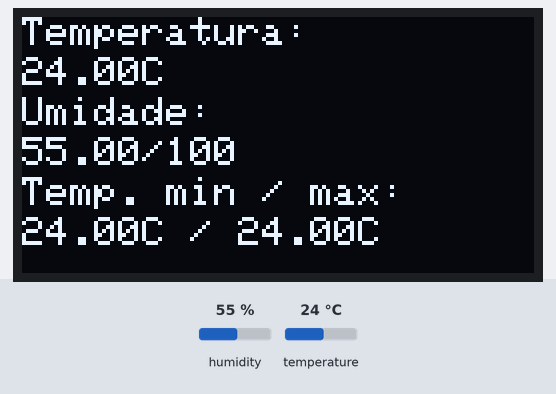
Simulated run of this sketch. Board: ESP32. Parts: 128×64 one-colour display. The inputs (shaded band) are chosen by the test bench; at power-on: humidity 55 %, temperature 24 °C. What the sketch prints to the serial monitor is not drawn.

Above: at 5.8 s.
5.9 s: humidity set to 22 %
At 10.8 s:
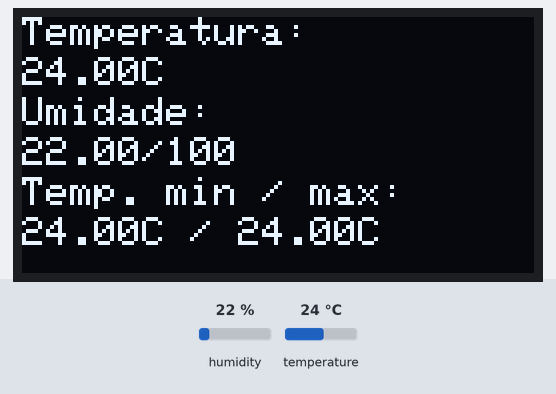
11.9 s: temperature set to 12 °C
At 15.5 s:
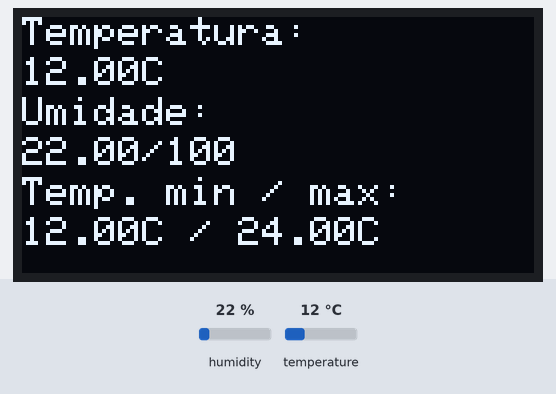
17.9 s: humidity set to 40 %
At 21.3 s:
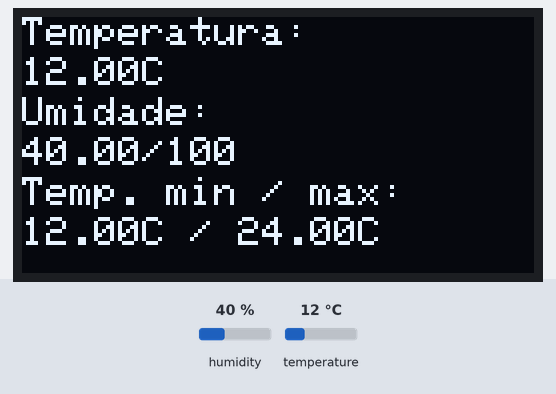
23.9 s: temperature set to 19 °C
Timing chart, 0 to 26.9 s (numbered marks = the images above; inputs shaded):
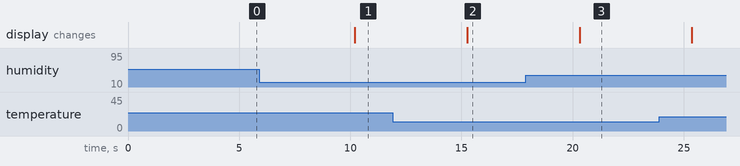

The sketch:

leitura_temp_umid_local.ino
```cpp
/*
* Projeto: medição local de temperatura e umidade
* Autor: Pedro Bertoleti
*/
#include <DHT.h>
#include <Wire.h>
#include <Adafruit_GFX.h>
#include <Adafruit_SSD1306.h>

/*
 * Defines do projeto
 */
/* GPIO do módulo WiFi LoRa 32(V2) que o pino de comunicação do sensor está ligado. */
#define DHTPIN    13 /* (GPIO 13) */

/* Endereço I2C do display */
#define OLED_ADDR 0x3c

/* distancia, em pixels, de cada linha em relacao ao topo do display */
#define OLED_LINE1 0
#define OLED_LINE2 10
#define OLED_LINE3 20
#define OLED_LINE4 30
#define OLED_LINE5 40
#define OLED_LINE6 50

/* Configuração da resolucao do display (este modulo possui display 128x64) */
#define SCREEN_WIDTH 128
#define SCREEN_HEIGHT 64

/*
A biblioteca serve para os sensores DHT11, DHT22 e DHT21.
No nosso caso, usaremos o DHT22, porém se você desejar utilizar
algum dos outros disponíveis, basta descomentar a linha correspondente.
*/
//#define DHTTYPE DHT11   // DHT 11
#define DHTTYPE DHT22   // DHT 22  (AM2302), AM2321
//#define DHTTYPE DHT21   // DHT 21 (AM2301)

/*
 * Variáveis e objetos globais
 */
/* objeto para comunicação com sensor DHT22 */
DHT dht(DHTPIN, DHTTYPE);

/* objeto do display */
Adafruit_SSD1306 display(SCREEN_WIDTH, SCREEN_HEIGHT, &Wire, 16);

/* variáveis que armazenam os valores máximo e mínimo de temperatura registrados. */
float temperatura_max;
float temperatura_min;

/* prototypes */
void atualiza_temperatura_max_e_minima(float temp_lida);
void envia_medicoes_para_serial(float temp_lida, float umid_lida);
void escreve_temperatura_umidade_display(float temp_lida, float umid_lida);

/*
 * Implementações
 */

/* Função: verifica se os valores de temperatura máxima e mínima devem ser atualizados
 * Parâmetros: temperatura lida
 * Retorno: nenhum
 */
void atualiza_temperatura_max_e_minima(float temp_lida)
{
  if (temp_lida > temperatura_max)
    temperatura_max = temp_lida;

  if (temp_lida < temperatura_min)
    temperatura_min = temp_lida;
}

/* Função: envia, na forma de mensagens textuais, as medições para a serial
 * Parâmetros: - Temperatura lida
 *             - Umidade relativa do ar lida
 *             - Máxima temperatura registrada
 *             - Mínima temperatura registrada
 * Retorno: nenhum
*/
void envia_medicoes_para_serial(float temp_lida, float umid_lida)
{
  char mensagem[200];
  char i;

  /* pula 80 linhas, de forma que no monitor serial seja exibida somente as mensagens atuais (impressao de refresh de tela) */
  for(i=0; i<80; i++)
      Serial.println(" ");

  /* constrói mensagens e as envia */
  /* - temperatura atual */
  memset(mensagem,0,sizeof(mensagem));
  sprintf(mensagem,"- Temperatura: %.2f C", temp_lida);
  Serial.println(mensagem);

  //- umidade relativa do ar atual
  memset(mensagem,0,sizeof(mensagem));
  sprintf(mensagem,"- Umidade atual: %.2f \\%",umid_lida);
  Serial.println(mensagem);

  //- temperatura maxima
  memset(mensagem,0,sizeof(mensagem));
  sprintf(mensagem,"- Temperatura maxima: %.2f C", temperatura_max);
  Serial.println(mensagem);

  //- temperatura minima
  memset(mensagem,0,sizeof(mensagem));
  sprintf(mensagem,"- Temperatura minima: %.2f C", temperatura_min);
  Serial.println(mensagem);
}

/* Função: escreve no display OLED a temperatura e umidade lidas, assim como as temperaturas máxima e mínima
 * Parâmetros: - Temperatura lida
 *             - Umidade relativa do ar lida
 * Retorno: nenhum
*/
void escreve_temperatura_umidade_display(float temp_lida, float umid_lida)
{
    char str_temp[10] = {0};
    char str_umid[10] = {0};
    char str_temp_max_min[20] = {0};

    /* formata para o display as strings de temperatura e umidade */
    sprintf(str_temp, "%.2fC", temp_lida);
    sprintf(str_umid, "%.2f/100", umid_lida);
    sprintf(str_temp_max_min, "%.2fC / %.2fC", temperatura_min, temperatura_max);

    display.clearDisplay();
    display.setCursor(0, OLED_LINE1);
    display.println("Temperatura:");
    display.setCursor(0, OLED_LINE2);
    display.println(str_temp);
    display.setCursor(0, OLED_LINE3);
    display.println("Umidade:");
    display.setCursor(0, OLED_LINE4);
    display.print(str_umid);
    display.setCursor(0, OLED_LINE5);
    display.println("Temp. min / max:");
    display.setCursor(0, OLED_LINE6);
    display.print(str_temp_max_min);
    display.display();
}


void setup() {
  /* configura comunicação serial (para enviar mensgens com as medições)
   e inicializa comunicação com o sensor.
   */
  Serial.begin(115200);
  dht.begin();

  /* inicializa temperaturas máxima e mínima com a leitura inicial do sensor */
  temperatura_max = dht.readTemperature();
  temperatura_min = temperatura_max;

   /* inicializa display OLED */
   Wire.begin(4, 15);

   if(!display.begin(SSD1306_SWITCHCAPVCC, OLED_ADDR))
       Serial.println("Display OLED: falha ao inicializar");
   else
   {
       Serial.println("Display OLED: inicializacao ok");

       /* Limpa display e configura tamanho de fonte */
       display.clearDisplay();
       display.setTextSize(1);
       display.setTextColor(WHITE);
   }
}

/*
 * Programa principal
 */
void loop() {
  float temperatura_lida;
  float umidade_lida;

  /* Faz a leitura de temperatura e umidade do sensor */
  temperatura_lida = dht.readTemperature();
  umidade_lida = dht.readHumidity();

  /* se houve falha na leitura do sensor, escreve mensagem de erro na serial */
  if ( isnan(temperatura_lida) || isnan(umidade_lida) )
    Serial.println("Erro ao ler sensor DHT22!");
  else
  {
    /*Se a leitura foi bem sucedida, ocorre o seguinte:
       - Os valores mínimos e máximos são verificados e comparados à medição atual de temperatura
         se a temperatura atual for menor que a mínima ou maior que a máxima até então
         registrada, os limites máximo ou mínimo são atualizados.
       - As medições (temperatura, umidade, máxima temperatura e mínima temperatura) são
         enviados pela serial na forma de mensagem textual. Tais mensagens podem ser vistas
         no monitor serial.
       - As medições (temperatura, umidade, máxima temperatura e mínima temperatura) são
         escritas no display OLED
     */
    atualiza_temperatura_max_e_minima(temperatura_lida);
    envia_medicoes_para_serial(temperatura_lida, umidade_lida);
    escreve_temperatura_umidade_display(temperatura_lida, umidade_lida);
  }

  /* espera cinco segundos até a próxima leitura  */
  delay(5000);
}
```

Measured:
- after the input at 5.9 s, the display: changes after 4.3 s (image 1)
- after the input at 11.9 s, the display: changes after 3.4 s (image 2)
- after the input at 17.9 s, the display: changes after 2.4 s (image 3)
